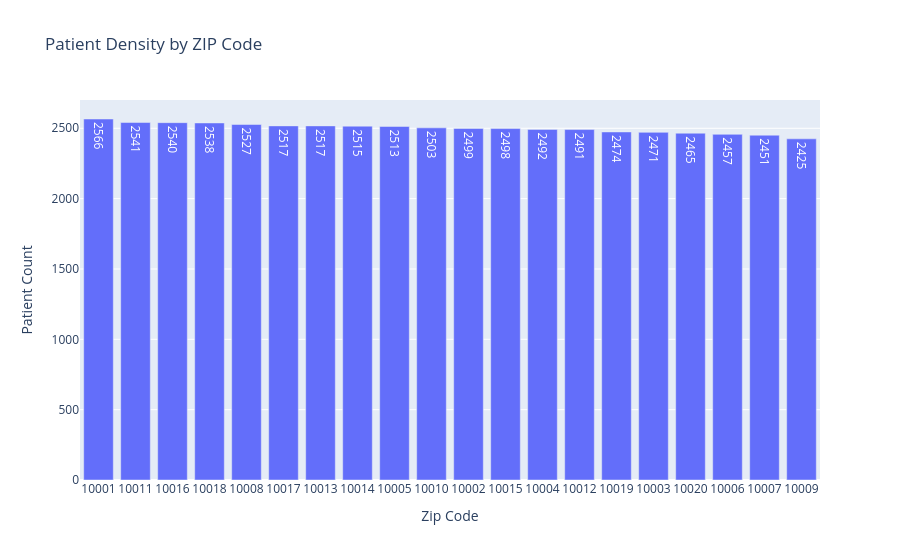

Here is the notebook cell this chart was saved with:
### Markdown cell above
### Patient Density by ZIP Code

Patient volume is compared across residential ZIP codes to identify geographic concentrations of healthcare demand.

### Code cell
# Visualize patient demand by ZIP code
density_chart = px.bar(
    zip_demand,
    x="Zip Code",
    y="Patient Count",
    title="Patient Density by ZIP Code",
    text="Patient Count"
)

density_chart.update_xaxes(type="category")
density_chart.show()

### Figure 1 — Plotly figure (JSON) as saved in the notebook; plotly's stock layout.template omitted (floating-point values rounded to 4 significant figures)
{"data": [{"hovertemplate": "Zip Code=%{x}<br>Patient Count=%{text}<extra></extra>", "legendgroup": "", "marker": {"color": "#636efa", "pattern": {"shape": ""}}, "name": "", "orientation": "v", "showlegend": false, "text": [2566.0, 2541.0, 2540.0, 2538.0, 2527.0, 2517.0, 2517.0, 2515.0, 2513.0, 2503.0, 2499.0, 2498.0, 2492.0, 2491.0, 2474.0, 2471.0, 2465.0, 2457.0, 2451.0, 2425.0], "textposition": "auto", "type": "bar", "x": ["10001", "10011", "10016", "10018", "10008", "10017", "10013", "10014", "10005", "10010", "10002", "10015", "10004", "10012", "10019", "10003", "10020", "10006", "10007", "10009"], "xaxis": "x", "y": [2566, 2541, 2540, 2538, 2527, 2517, 2517, 2515, 2513, 2503, 2499, 2498, 2492, 2491, 2474, 2471, 2465, 2457, 2451, 2425], "yaxis": "y"}], "layout": {"barmode": "relative", "legend": {"tracegroupgap": 0}, "title": {"text": "Patient Density by ZIP Code"}, "xaxis": {"anchor": "y", "domain": [0, 1], "title": {"text": "Zip Code"}, "type": "category"}, "yaxis": {"anchor": "x", "domain": [0, 1], "title": {"text": "Patient Count"}}}}
